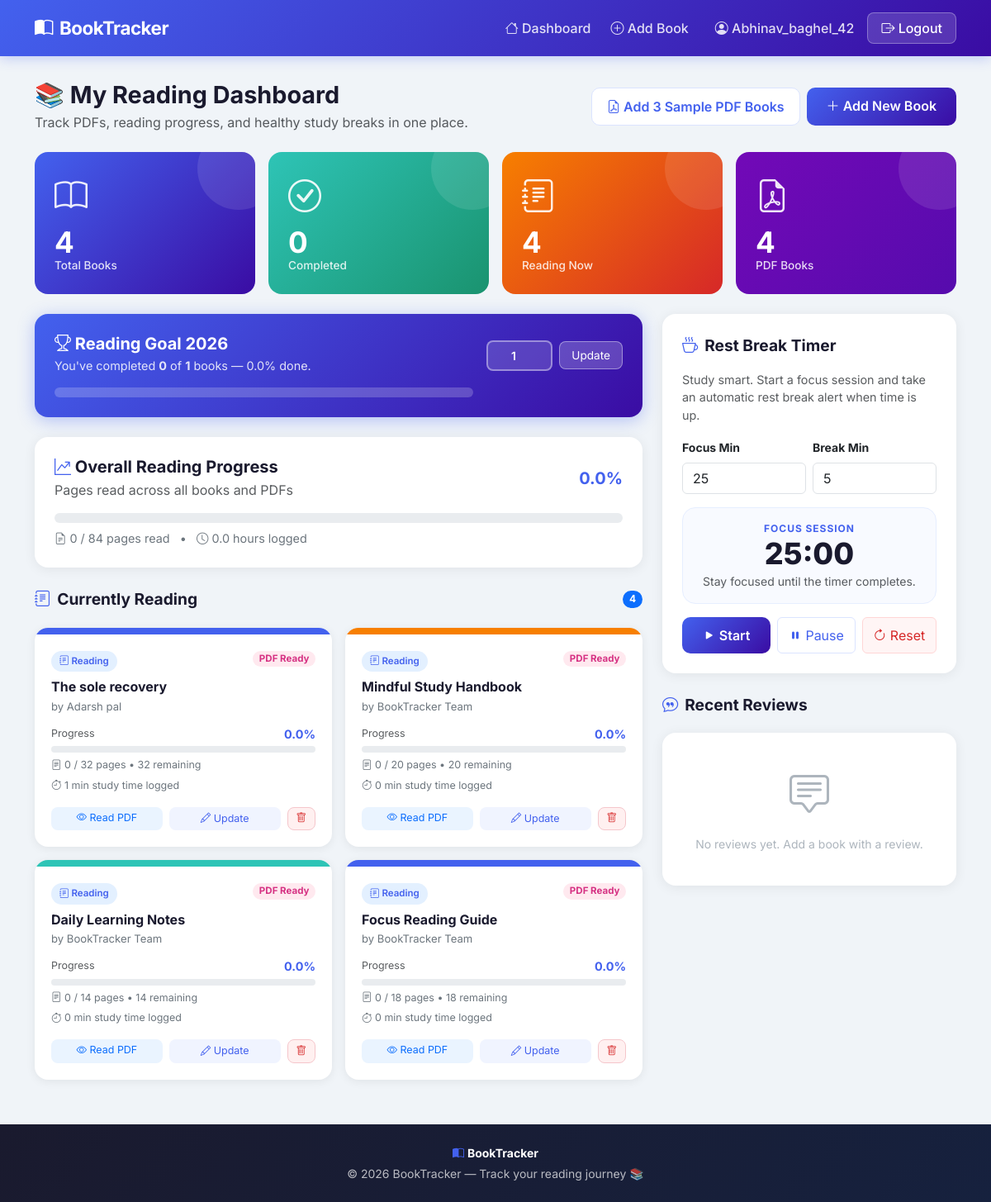
/dashboard/ (signed in), run on the app's committed database.
### tracker/models.py (models this page shows, shortened)
class ReadingGoal(models.Model):
    user = models.OneToOneField(User, on_delete=models.CASCADE, related_name='readinggoal')
    books_goal = models.PositiveIntegerField(default=12)
    year = models.IntegerField(default=2024)

class Book(models.Model):
    STATUS_CHOICES = [
        ('reading', 'Currently Reading'),
        ('completed', 'Completed'),
        ('wishlist', 'Wishlist'),
    ]
    user = models.ForeignKey(User, on_delete=models.CASCADE, related_name='books')
    title = models.CharField(max_length=255)
    author = models.CharField(max_length=255, blank=True, default='Unknown')
    total_pages = models.PositiveIntegerField(default=0)
    pages_read = models.PositiveIntegerField(default=0)
    status = models.CharField(max_length=20, choices=STATUS_CHOICES, default='reading')
    date_added = models.DateTimeField(default=timezone.now)
    cover_color = models.CharField(max_length=7, default='#4361ee')
    pdf_file = models.FileField(upload_to='book_pdfs/', blank=True, null=True)
    reading_minutes = models.PositiveIntegerField(default=0)
    class Meta:
        ordering = ['-date_added']
    @property
    def progress_percentage(self):
        if self.total_pages > 0:
            percentage = (self.pages_read / self.total_pages) * 100
            return round(min(percentage, 100), 1)
        return 0
    @property
    def pages_remaining(self):
        return max(self.total_pages - self.pages_read, 0)
    @property
    def has_pdf(self):
        return bool(self.pdf_file)

### tracker/views.py (the view)
# urls.py: path('dashboard/', views.dashboard_view, name='dashboard'),
@login_required
def dashboard_view(request):
    user = request.user
    reading_goal, created = ReadingGoal.objects.get_or_create(
        user=user,
        defaults={'books_goal': 12, 'year': timezone.now().year}
    )
    if request.method == 'POST' and 'update_goal' in request.POST:
        goal_form = ReadingGoalForm(request.POST, instance=reading_goal)
        if goal_form.is_valid():
            goal_form.save()
            messages.success(request, 'Reading goal updated!')
            return redirect('dashboard')
    else:
        goal_form = ReadingGoalForm(instance=reading_goal)
    all_books = Book.objects.filter(user=user)
    currently_reading = all_books.filter(status='reading')
    completed_books = all_books.filter(status='completed')
    wishlist_books = all_books.filter(status='wishlist')
    recent_reviews = Review.objects.filter(user=user).select_related('book')[:5]
    completed_count = completed_books.count()
    goal_progress = 0
    if reading_goal.books_goal > 0:
        goal_progress = round((completed_count / reading_goal.books_goal) * 100, 1)
        goal_progress = min(goal_progress, 100)
    total_pages = sum(book.total_pages for book in all_books)
    total_pages_read = sum(book.pages_read for book in all_books)
    overall_progress = 0
    if total_pages > 0:
        overall_progress = round((total_pages_read / total_pages) * 100, 1)
        overall_progress = min(overall_progress, 100)
    total_reading_minutes = sum(book.reading_minutes for book in all_books)
    pdf_books_count = all_books.exclude(pdf_file='').exclude(pdf_file__isnull=True).count()
    context = {
        'reading_goal': reading_goal,
        'goal_form': goal_form,
        'goal_progress': goal_progress,
        'currently_reading': currently_reading,
        'completed_books': completed_books,
        'wishlist_books': wishlist_books,
        'recent_reviews': recent_reviews,
        'total_books': all_books.count(),
        'completed_count': completed_count,
        'reading_count': currently_reading.count(),
        'wishlist_count': wishlist_books.count(),
        'pdf_books_count': pdf_books_count,
        'total_pages_read': total_pages_read,
        'total_pages': total_pages,
        'overall_progress': overall_progress,
        'total_reading_minutes': total_reading_minutes,
        'total_reading_hours': round(total_reading_minutes / 60, 1) if total_reading_minutes else 0,
        'sample_book_count': len(SAMPLE_BOOKS),
    }
    return render(request, 'tracker/dashboard.html', context)

### tracker/templates/tracker/dashboard.html (shortened to what this page needs)
{% extends 'tracker/base.html' %}
{% block content %}
<div class="d-flex justify-content-between align-items-center mb-4 flex-wrap gap-2">
  <div>
    <h1 style="font-weight:700;font-size:1.8rem;color:#1a1a2e;margin-bottom:4px">
      📚 My Reading Dashboard
    </h1>
    <p class="text-muted mb-0">Track PDFs, reading progress, and healthy study breaks in one place.</p>
  </div>
  <div class="d-flex flex-wrap gap-2">
    <form method="POST" action="{% url 'add_sample_books' %}">
      <button type="submit" class="btn" style="background:#fff;color:#4361ee;border:1px solid #dbe4ff;border-radius:10px;padding:10px 18px;font-weight:600">
        <i class="bi bi-file-earmark-pdf"></i> Add {{ sample_book_count }} Sample PDF Books
      </button>
    </form>
    <a href="{% url 'add_book' %}" class="btn btn-primary-custom">
      <i class="bi bi-plus-lg"></i> Add New Book
    </a>
  </div>
</div>
<div class="row g-3 mb-4">
  <div class="col-6 col-md-3">
    <div class="stat-card bg-gradient-blue">
      <div class="stat-icon"><i class="bi bi-book"></i></div>
      <div class="stat-number mt-2">{{ total_books }}</div>
      <div class="stat-label">Total Books</div>
    </div>
  </div>
  <div class="col-6 col-md-3">
    <div class="stat-card bg-gradient-green">
      <div class="stat-icon"><i class="bi bi-check-circle"></i></div>
      <div class="stat-number mt-2">{{ completed_count }}</div>
      <div class="stat-label">Completed</div>
    </div>
  </div>
  <div class="col-6 col-md-3">
    <div class="stat-card bg-gradient-orange">
      <div class="stat-icon"><i class="bi bi-journal-text"></i></div>
      <div class="stat-number mt-2">{{ reading_count }}</div>
      <div class="stat-label">Reading Now</div>
    </div>
  </div>
  <div class="col-6 col-md-3">
    <div class="stat-card bg-gradient-purple">
      <div class="stat-icon"><i class="bi bi-file-earmark-pdf"></i></div>
      <div class="stat-number mt-2">{{ pdf_books_count }}</div>
      <div class="stat-label">PDF Books</div>
    </div>
  </div>
</div>
<div class="row g-4">
  <div class="col-lg-8">
    <div class="goal-card mb-4">
      <div class="d-flex justify-content-between align-items-start flex-wrap gap-3">
        <div class="flex-grow-1">
          <h5 class="mb-1 fw-bold"><i class="bi bi-trophy"></i> Reading Goal {{ reading_goal.year }}</h5>
          <p class="mb-3" style="opacity:.85;font-size:.9rem">
            You've completed <strong>{{ completed_count }}</strong> of <strong>{{ reading_goal.books_goal }}</strong> books — {{ goal_progress }}% done.
          </p>
          <div class="goal-progress-bar" style="width:100%;min-width:200px">
          </div>
        </div>
        <form method="POST" action="{% url 'dashboard' %}" class="d-flex align-items-center gap-2 mt-2">
          <input type="number" name="books_goal" value="{{ reading_goal.books_goal }}"
                 min="1" max="365"
                 style="width:80px;border-radius:8px;border:2px solid rgba(255,255,255,.4);background:rgba(255,255,255,.15);color:#fff;padding:6px 10px;font-weight:600;text-align:center"
                 class="form-control-sm">
          <button type="submit"
                  style="background:rgba(255,255,255,.2);border:1px solid rgba(255,255,255,.4);color:#fff;border-radius:8px;padding:6px 14px;font-size:.85rem;cursor:pointer;transition:background .2s"
                  onmouseover="this.style.background='rgba(255,255,255,.3)'"
                  onmouseout="this.style.background='rgba(255,255,255,.2)'">
            Update
          </button>
        </form>
      </div>
    </div>
    <div class="card-custom p-4 mb-4">
      <div class="d-flex justify-content-between align-items-center flex-wrap gap-2 mb-3">
        <div>
          <h5 class="mb-1 fw-bold" style="color:#1a1a2e"><i class="bi bi-graph-up-arrow" style="color:#4361ee"></i> Overall Reading Progress</h5>
          <p class="text-muted mb-0">Pages read across all books and PDFs</p>
        </div>
        <div style="font-weight:700;color:#4361ee;font-size:1.25rem">{{ overall_progress }}%</div>
      </div>
      <div class="progress-custom" style="height:12px">
      </div>
      <div class="pages-info mt-2" style="font-size:.9rem">
        <i class="bi bi-file-earmark-text"></i> {{ total_pages_read }} / {{ total_pages }} pages read
        &nbsp; • &nbsp;
        <i class="bi bi-clock"></i> {{ total_reading_hours }} hours logged
      </div>
    </div>
    <div class="mb-4">
      <div class="section-title">
        <i class="bi bi-journal-text"></i> Currently Reading
        <span class="badge rounded-pill bg-primary ms-auto" style="font-size:.75rem">{{ reading_count }}</span>
      </div>
      {% if currently_reading %}
      <div class="row g-3">
        {% for book in currently_reading %}
        <div class="col-sm-6">
          <div class="book-card">
            <div class="book-cover" style="background:{{ book.cover_color }}"></div>
            <div class="card-body">
              <div class="d-flex justify-content-between align-items-start gap-2">
                <span class="badge-custom badge-reading mb-2 d-inline-block">
                  <i class="bi bi-journal-text"></i> Reading
                </span>
                {% if book.has_pdf %}
                <span class="badge rounded-pill" style="background:#ffe9ef;color:#d63384;font-size:.72rem">
                  PDF Ready
                </span>
                {% endif %}
              </div>
              <div class="book-title">{{ book.title }}</div>
              <div class="book-author">by {{ book.author }}</div>
              <div class="d-flex justify-content-between align-items-center mb-1">
                <small class="text-muted" style="font-size:.78rem">Progress</small>
                <span class="progress-pct">{{ book.progress_percentage }}%</span>
              </div>
              <div class="progress-custom">
              </div>
              <div class="pages-info">
                <i class="bi bi-file-text"></i> {{ book.pages_read }} / {{ book.total_pages }} pages
                &bull; {{ book.pages_remaining }} remaining
              </div>
              <div class="pages-info">
                <i class="bi bi-stopwatch"></i> {{ book.reading_minutes }} min study time logged
              </div>
              <div class="d-flex gap-2 mt-3 flex-wrap">
                {% if book.has_pdf %}
                <a href="{% url 'read_book' book.id %}" class="btn btn-sm" style="background:#eaf4ff;color:#0d6efd;border:none;border-radius:8px;font-size:.78rem;flex:1">
                  <i class="bi bi-eye"></i> Read PDF
                </a>
                {% endif %}
                <button class="btn btn-sm"
                        style="background:#f0f4ff;color:#4361ee;border:none;border-radius:8px;font-size:.78rem;flex:1"
                        data-bs-toggle="modal"
                        data-bs-target="#progressModal{{ book.id }}">
                  <i class="bi bi-pencil"></i> Update
                </button>
                <form method="POST" action="{% url 'delete_book' book.id %}" onsubmit="return confirm('Delete \"{{ book.title }}\"?')">
                  <button type="submit" class="btn btn-danger-sm">
                    <i class="bi bi-trash"></i>
                  </button>
                </form>
              </div>
            </div>
          </div>
        </div>
        {% endfor %}
      </div>
      {% endif %}
    </div>
  </div>
  <div class="col-lg-4">
    <div class="card-custom p-4 mb-4">
      <div class="section-title mb-3">
        <i class="bi bi-cup-hot"></i> Rest Break Timer
      </div>
      <p class="text-muted" style="font-size:.9rem">Study smart. Start a focus session and take an automatic rest break alert when time is up.</p>
      <div class="row g-2 mb-3">
        <div class="col-6">
          <label class="form-label small fw-bold">Focus Min</label>
          <input id="focusMinutes" type="number" value="25" min="1" class="form-control">
        </div>
        <div class="col-6">
          <label class="form-label small fw-bold">Break Min</label>
          <input id="breakMinutes" type="number" value="5" min="1" class="form-control">
        </div>
      </div>
      <div class="text-center py-3 mb-3" id="timerPanel" style="border-radius:16px;background:#f8faff;border:1px solid #e6eeff">
        <div id="timerPhase" class="text-uppercase" style="font-size:.75rem;letter-spacing:.08em;color:#4361ee;font-weight:700">Focus session</div>
        <div id="timerDisplay" style="font-size:2.25rem;font-weight:800;color:#1a1a2e;line-height:1.2">25:00</div>
        <div class="text-muted small">Stay focused until the timer completes.</div>
      </div>
      <div class="d-flex gap-2">
        <button id="startTimerBtn" class="btn btn-primary-custom flex-fill"><i class="bi bi-play-fill"></i> Start</button>
        <button id="pauseTimerBtn" class="btn flex-fill" style="background:#fff;color:#4361ee;border:1px solid #dbe4ff"><i class="bi bi-pause-fill"></i> Pause</button>
        <button id="resetTimerBtn" class="btn flex-fill" style="background:#fff5f5;color:#d62828;border:1px solid #ffd6d6"><i class="bi bi-arrow-clockwise"></i> Reset</button>
      </div>
    </div>
    <div class="mb-4">
      <div class="section-title"><i class="bi bi-chat-quote"></i> Recent Reviews</div>
      {% if recent_reviews %}
        {% for review in recent_reviews %}
        <div class="review-card">
          <div class="review-book-title"><i class="bi bi-book"></i> {{ review.book.title }}</div>
          <div class="stars mt-1">
            {% for i in review.star_range %}<i class="bi bi-star-fill"></i>{% endfor %}
            {% for i in review.empty_star_range %}<i class="bi bi-star" style="color:#dee2e6"></i>{% endfor %}
          </div>
          <p class="review-text">{{ review.text }}</p>
          <div class="review-meta"><i class="bi bi-clock"></i> {{ review.created_at|date:"M d, Y" }}</div>
        </div>
        {% endfor %}
      {% else %}
        <div class="card-custom">
          <div class="empty-state">
            <i class="bi bi-chat-square-text"></i>
            <p class="mb-0 small">No reviews yet. Add a book with a review.</p>
          </div>
        </div>
      {% endif %}
    </div>
  </div>
</div>
{% endblock %}

### tracker/templates/tracker/base.html (shortened to what this page needs)
<!DOCTYPE html>
<html lang="en">
<head>
  <link href="https://cdn.jsdelivr.net/npm/bootstrap@5.3.0/dist/css/bootstrap.min.css" rel="stylesheet"/>
  <link href="https://cdn.jsdelivr.net/npm/bootstrap-icons@1.10.5/font/bootstrap-icons.css" rel="stylesheet"/>
</head>
<body>
  {% if user.is_authenticated %}
  <nav class="navbar navbar-expand-lg navbar-custom">
    <div class="container">
      <a class="navbar-brand" href="{% url 'dashboard' %}">
        <i class="bi bi-book-half"></i>BookTracker
      </a>
      <div class="collapse navbar-collapse" id="navbarNav">
        <ul class="navbar-nav ms-auto align-items-center gap-2">
          <li class="nav-item">
            <a class="nav-link-custom nav-link" href="{% url 'dashboard' %}">
              <i class="bi bi-house"></i> Dashboard
            </a>
          </li>
          <li class="nav-item">
            <a class="nav-link-custom nav-link" href="{% url 'add_book' %}">
              <i class="bi bi-plus-circle"></i> Add Book
            </a>
          </li>
          <li class="nav-item ms-2">
            <span class="nav-link-custom nav-link">
              <i class="bi bi-person-circle"></i> {{ user.username }}
            </span>
          </li>
          <li class="nav-item">
            <a class="btn btn-nav-logout" href="{% url 'logout' %}">
              <i class="bi bi-box-arrow-right"></i> Logout
            </a>
          </li>
        </ul>
      </div>
    </div>
  </nav>
  {% endif %}
  <main class="main-content">
    <div class="container">
      {% block content %}{% endblock %}
    </div>
  </main>
  <footer class="footer-custom">
    <div class="container text-center">
      <div class="mb-1">
        <i class="bi bi-book-half" style="color:#4361ee"></i>
        <strong style="color:#fff">BookTracker</strong>
      </div>
      <div>© {% now "Y" %} BookTracker — Track your reading journey 📚</div>
    </div>
  </footer>
</body>
</html>

### data on the page
ReadingGoal: year "2026", books_goal "1"
Book: shows "PDF Ready", title "The sole recovery", author "Adarsh pal", progress_percentage "0.0", pages_read "0", total_pages "32", pages_remaining "32", reading_minutes "1", shows "Read PDF"
Book: shows "PDF Ready", title "Mindful Study Handbook", author "BookTracker Team", progress_percentage "0.0", pages_read "0", total_pages "20", pages_remaining "20", reading_minutes "0", shows "Read PDF"
Book: shows "PDF Ready", title "Daily Learning Notes", author "BookTracker Team", progress_percentage "0.0", pages_read "0", total_pages "14", pages_remaining "14", reading_minutes "0", shows "Read PDF"
Book: shows "PDF Ready", title "Focus Reading Guide", author "BookTracker Team", progress_percentage "0.0", pages_read "0", total_pages "18", pages_remaining "18", reading_minutes "0", shows "Read PDF"

### other printed values
{{ user.username }} "Abhinav_baghel_42"
{{ sample_book_count }} "3"
{{ total_books }} "4"
{{ completed_count }} "0"
{{ reading_count }} "4"
{{ pdf_books_count }} "4"
{{ goal_progress }} "0.0"
{{ overall_progress }} "0.0"
{{ total_pages_read }} "0"
{{ total_pages }} "84"
{{ total_reading_hours }} "0.0"
